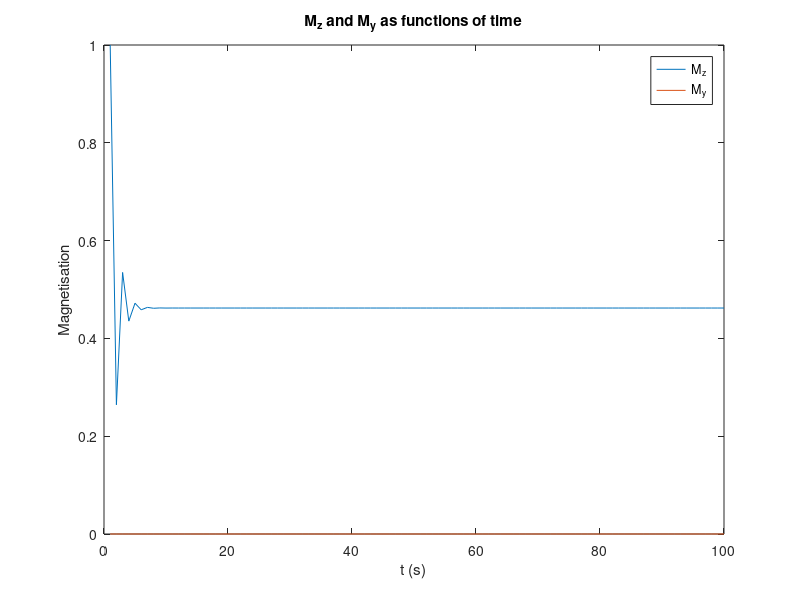

Recreate this plot in MATLAB.
%Set constants
M0 = 1;
angle = 180; %in degrees
a = 2*pi*(angle/360); %flip angle
TR = 1; %repetition time
T1 = 1; %T1 relaxation time
E = exp(-TR/T1);

%Set up variables
time = 1:100;
time = time*TR;
M_z = zeros(1,100);
M_y = zeros(1,100);
M_z(1) = 1;

%Model M
for i = 2:100
    %Immediately after pulse
    M_z_plus = M_z(i-1)*cos(a);
    M_y_plus = M_z(i-1)*sin(a);

    %Before next pulse
    M_z(i) = E*M_z_plus + (1-E)*M0;
    M_y(i) = M_y_plus;
end

%plot
figure
plot(time, M_z)
hold on
plot(time, M_y)
title('M_z and M_y as functions of time')
xlabel('t (s)')
ylabel('Magnetisation')
legend('M_z', 'M_y')

